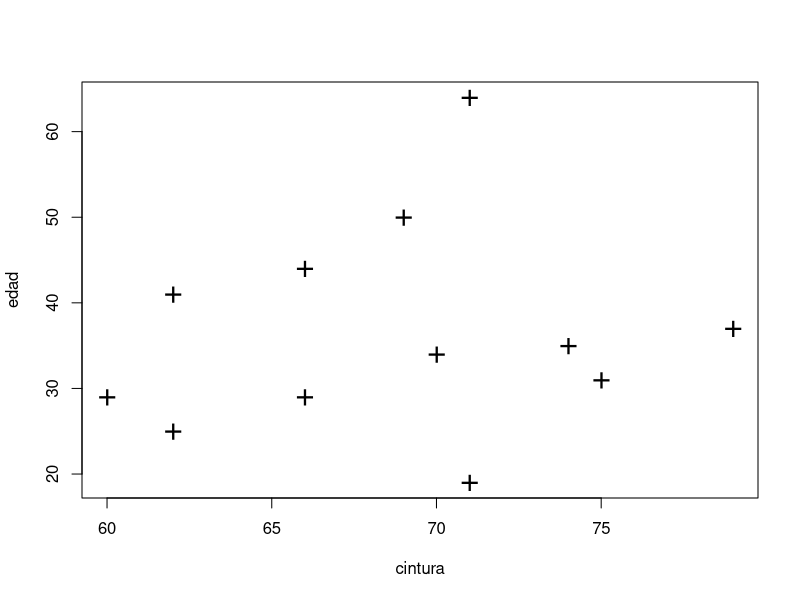

This chart was generated by the following R code:
setwd("D:/UAH/R/PRACTICA_3")

cinturaEdad = read.table("cinturaedad.txt", header = TRUE)

cintura = cinturaEdad$cintura
edad = cinturaEdad$edad

plot(cintura, edad, pch="+", cex=2)
coef = cor(edad, cintura)
